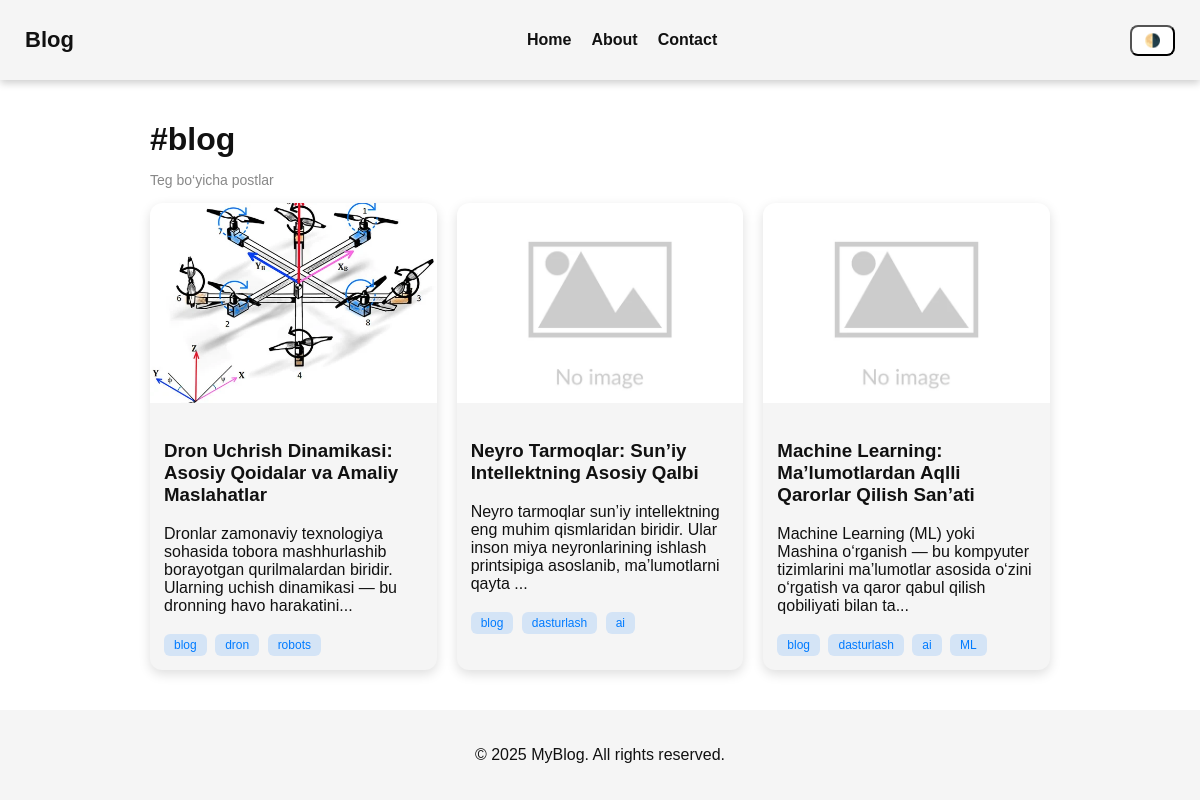
Page /tag/blog/ on the committed database.
### blog/models.py (models this page shows, shortened)
class Tag(models.Model):
    name = models.CharField(max_length=50, unique=True)
    slug = models.SlugField(blank=True, unique=True)

class Post(models.Model):
    title = models.CharField(max_length=200)
    slug = models.SlugField(unique=True, blank=True)
    body = models.TextField()
    short_text = models.CharField(max_length=300, blank=True)
    image = models.ImageField(upload_to='posts/', null=True, blank=True, default=default_image_path)
    tags = models.ManyToManyField(Tag, related_name="posts")
    created = models.DateTimeField(auto_now_add=True)

### blog/views.py (the view)
# urls.py: path('tag/<slug:slug>/', views.tag_detail, name='tag_detail'),
def tag_detail(request, slug):
    tag = get_object_or_404(Tag, slug=slug)
    posts = Post.objects.filter(tags=tag)
    return render(request, 'tag_detail.html', {"tag": tag, "posts": posts})

### template/tag_detail.html (shortened to what this page needs)
{% extends 'base.html' %}
{% load static %}
{% block content %}
<div class="container">
    <h1 class="detail-title">#{{ tag.name }}</h1>
    <p class="detail-date">Teg bo‘yicha postlar</p>
    <div class="cards">
        {% for post in posts %}
        <a href="/{{ post.slug }}/" class="card"
            data-tags="{% for t in post.tags.all %}{{ t.name|lower }} {% endfor %}">
            <img src="{{ post.image.url }}" alt="image">
            <div class="card-content">
                <h3>{{ post.title }}</h3>
                <p>{{ post.short_text }}</p>
                <div class="tags">
                    {% for t in post.tags.all %}
                    <span class="tag">{{ t.name }}</span>
                    {% endfor %}
                </div>
            </div>
        </a>
        {% empty %}
        <p>Bu teg bo‘yicha hech qanday post topilmadi.</p>
        {% endfor %}
    </div>
</div>
{% endblock %}

### static/css/style.css (style rules this page uses)
:root { --bg: #ffffff; --text: #111111; --card: #f5f5f5; }
html, body { height: 100%; margin: 0; }
body { font-family: Arial, sans-serif; background: var(--bg); color: var(--text); transition: 0.3s; display: flex; flex-direction: column; min-height: 100vh; }
.container { max-width: 900px; margin: auto; padding: 20px; }
.cards { display: grid; grid-template-columns: repeat(auto-fit, minmax(260px, 1fr)); gap: 20px; }
.card { background: var(--card); border-radius: 12px; box-shadow: 0 4px 12px #0002; overflow: hidden; text-decoration: none; color: var(--text); transition: .2s; }
.card img { width: 100%; height: 200px; object-fit: cover; }
.card-content { padding: 14px; }
.tags .tag { display: inline-block; padding: 4px 10px; background: #007bff22; color: #007bff; border-radius: 6px; margin-right: 4px; font-size: 12px; }
.detail-title { margin-bottom: 5px; }
.detail-date { color: #888; font-size: 14px; margin-bottom: 15px; }
.tag { display: inline-block; background: #007bff22; color: #007bff; padding: 3px 8px; margin: 3px 3px 0 0; border-radius: 4px; cursor: pointer; font-size: 13px; }

### rows in the picture
Tag: name "blog"
Post: image (picture), title "Dron Uchrish Dinamikasi: Asosiy Qoidalar va Amaliy Maslahatlar", short_text "Dronlar zamonaviy texnologiya sohasida tobora mashhurlashib borayotgan qurilmalardan biridir. Ularning uchish dinamikasi — bu dronning havo harakatini..."
Tag: name "dron"
Tag: name "robots"
Post: image (placeholder picture), title "Neyro Tarmoqlar: Sun’iy Intellektning Asosiy Qalbi", short_text "Neyro tarmoqlar sun’iy intellektning eng muhim qismlaridan biridir. Ular inson miya neyronlarining ishlash printsipiga asoslanib, ma’lumotlarni qayta ..."
Tag: name "dasturlash"
Tag: name "ai"
Post: image (placeholder picture), title "Machine Learning: Ma’lumotlardan Aqlli Qarorlar Qilish San’ati", short_text "Machine Learning (ML) yoki Mashina o‘rganish — bu kompyuter tizimlarini ma’lumotlar asosida o‘zini o‘rgatish va qaror qabul qilish qobiliyati bilan ta..."
Tag: name "ML"
